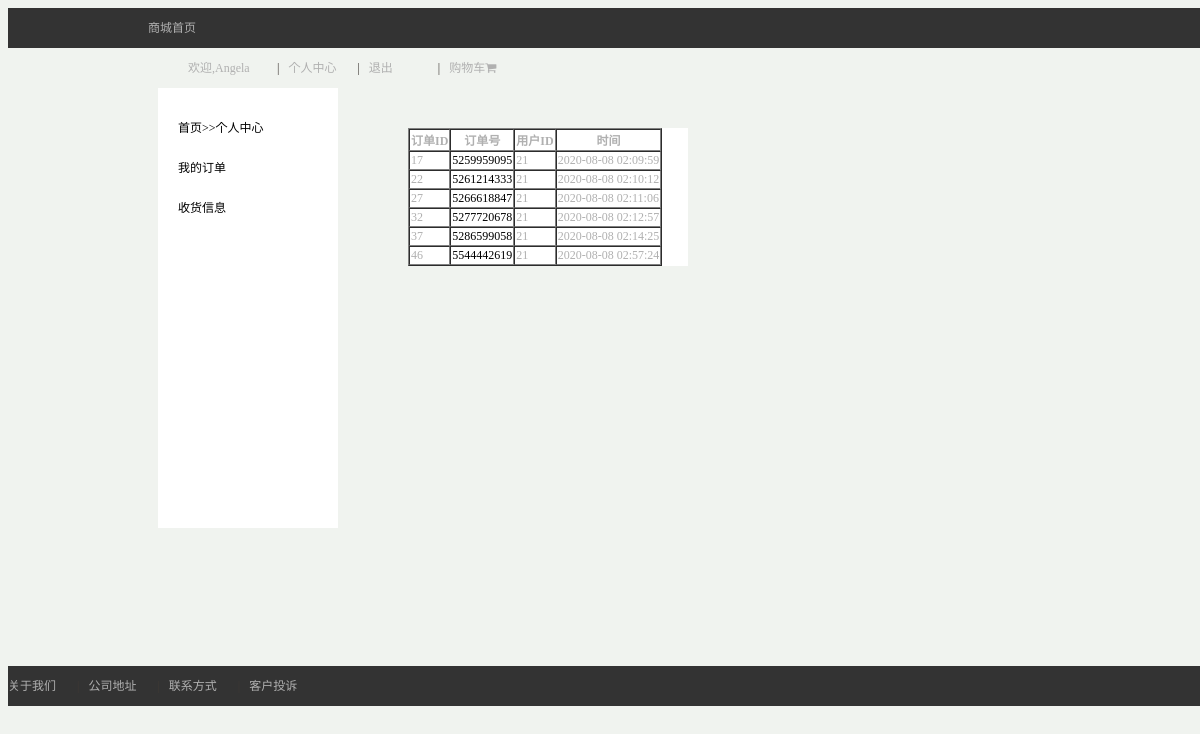
Screenshot of /home/user/myorder.php (signed in) with the database file from the repository.
### tables this page shows
CREATE TABLE `orderdata` (
  `id` int(10) UNSIGNED NOT NULL,
  `code` varchar(50) NOT NULL,
  `user_id` int(11) NOT NULL,
  `shop_id` int(11) NOT NULL,
  `num` int(11) NOT NULL,
  `price` float NOT NULL,
  `time` int(11) NOT NULL,
  `orderstat_id` int(11) NOT NULL,
  `relation_id` int(11) NOT NULL
);

### home/user/myorder.php (the view, shortened to what this page needs)
<!doctype html>
<html lang="en">
<head>
</head>
<body>
<header>
    <?php
    include "../public/header.php";
    ?>
</header>
<main>
    <div class="content">
        <?php
            include '../public/UserSide.php';
        ?>
        <div class="order-box">
            <table  border="1" cellspacing="0" >
                <tr>
                    <th>订单ID</th>
                    <th>订单号</th>
                    <th>用户ID</th>
                    <th>时间</th>
                </tr>
            <?php
            $username= $_SESSION['username'];
            $sqlUser="select * from userdata where username='{$username}'";
            $ResUser=$conn->query($sqlUser);
            $RowUser=$ResUser->fetch_assoc();
            $user_id=$RowUser['id'];
            $sqlOrder = "SELECT * FROM orderdata  where user_id=$user_id";
            $resultOrder = $conn->query($sqlOrder);
            if ($resultOrder->num_rows > 0) {
                $OrderCode = 0;
                while ($rowOrder = $resultOrder->fetch_assoc()) {
                    if ($OrderCode != $rowOrder['code']) {
                        $OrderCode = $rowOrder['code'];
                    } else {
                        continue;
                    }
                    echo "<tr>";
                    echo "<td>{$rowOrder["id"]}</td>";
                    echo "<td><a href='OrderInfo.php?code={$rowOrder['code']}'>{$rowOrder["code"]}</a></td>";
                    echo "<td>{$rowOrder["user_id"]}</td>";
                    echo "<td>" . date("Y-m-d H:i:s", $rowOrder["time"]) . "</td>";
                    echo "</tr>";
                }
            } else {
                echo "0 结果";
            }
            ?>
            </table>
        </div>
    </div>
</main>
<footer>
    <?php
    include "../public/footer.php";
    ?>
</footer>
</body>
</html>

### home/user/myorder.php (style rules this page uses)
.order-box { width: 280px; display: block; position: relative; top: -400px; left: 400px; background: white; }

### home/public/header.php (style rules this page uses)
body { color: rgb(176,176,176); font-size: 12px; }

### home/public/UserSide.php (style rules this page uses)
body { background:rgb(240,243,239) ; font-size: 15px; }
a { text-decoration: none; color: black; }

### home/public/footer.php (style rules this page uses)
body { color: rgb(176,176,176); font-size: 12px; }

### rows the page displays
orderdata: id "17", code "5259959095", user "21", time "2020-08-08 02:09:59"
orderdata: id "22", code "5261214333", user "21", time "2020-08-08 02:10:12"
orderdata: id "27", code "5266618847", user "21", time "2020-08-08 02:11:06"
orderdata: id "32", code "5277720678", user "21", time "2020-08-08 02:12:57"
orderdata: id "37", code "5286599058", user "21", time "2020-08-08 02:14:25"
orderdata: id "46", code "5544442619", user "21", time "2020-08-08 02:57:24"

### other values shown
$_SESSION['username'] "Angela"
